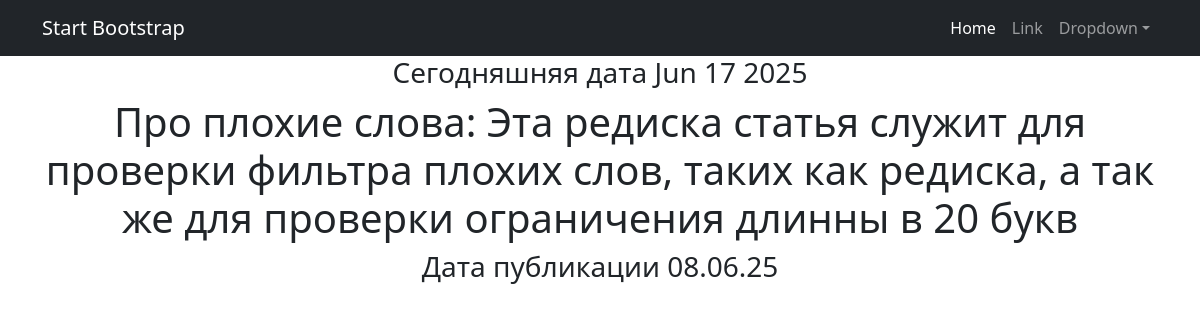
Page /news/4 on the committed database.
### news/models.py (models this page shows, shortened)
class Post(models.Model):
    author = models.ForeignKey(Author, on_delete=models.CASCADE)
    ARTICLE = 'AR'
    NEWS = 'NW'
    CATEGORY_CHOICES= (
        (NEWS, 'Новость'),
        (ARTICLE, 'Статья'),
    )
    categoryType = models.CharField(max_length=2, choices=CATEGORY_CHOICES, default=ARTICLE)
    dataCreation = models.DateTimeField(auto_now_add=True)
    postCategory = models.ManyToManyField(Category, through='PostCategory')
    title = models.CharField(max_length=128)
    text = models.TextField()
    rating = models.SmallIntegerField(default=0)
    def __str__(self):
        return f'{self.title}: {self.text}'

### news/views.py (the view)
# urls.py: path('<int:pk>', PostDetail.as_view()),
class PostDetail(DetailView):
    model = Post
    template_name = 'post.html'
    context_object_name = 'post'

### news/templatetags/custom_tags.py (called while the page is built)
@register.simple_tag()
def current_time(format_string='%d %B %Y'):
   return datetime.utcnow().strftime(format_string)

### templates/post.html (shortened to what this page needs)
{% extends 'flatpages/default.html' %}
{% load custom_tags %}
{% block content %}
<h3>Сегодняшняя дата {% current_time '%b %d %Y' %}</h3>
<h1>
    {{ post }}
</h1>
<h3>Дата публикации {{ post.dataCreation|date:"d.m.y" }}</h3>
{% endblock content %}

### rows in the picture
Post: title+text "Про плохие слова: Эта редиска статья служит для проверки фильтра плохих слов, таких как редиска, а так же для проверки ограничения длинны в 20 букв", dataCreation "08.06.25"
